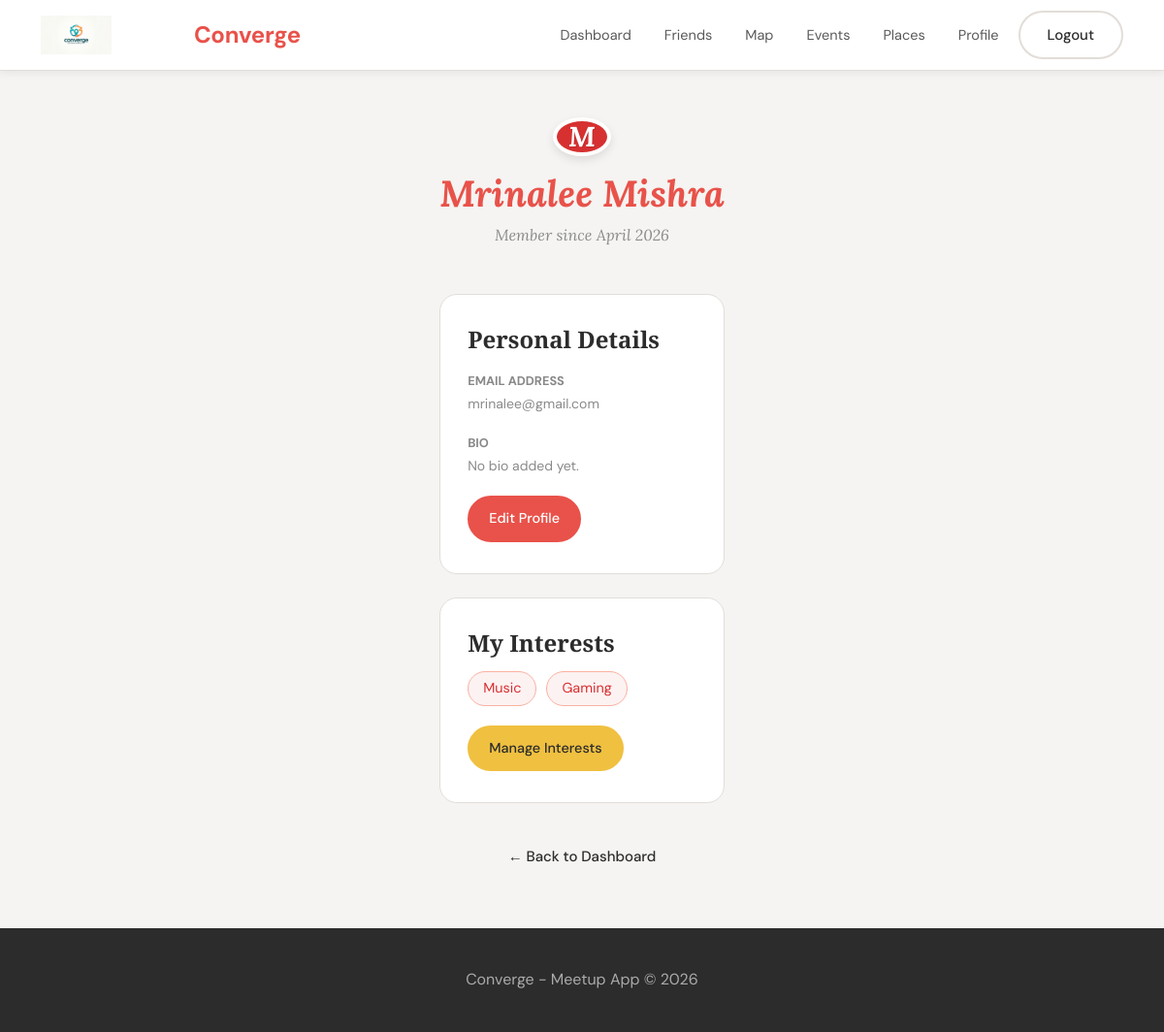
The app's page /user/profile.php (signed in) with its own data.
### tables this page shows
CREATE TABLE `users` (
  `id` int NOT NULL AUTO_INCREMENT,
  `name` varchar(100) DEFAULT NULL,
  `email` varchar(100) DEFAULT NULL,
  `password` varchar(255) DEFAULT NULL,
  `created_at` timestamp NULL DEFAULT CURRENT_TIMESTAMP,
  PRIMARY KEY (`id`),
  UNIQUE KEY `email` (`email`)
);

CREATE TABLE `interests` (
  `id` int NOT NULL AUTO_INCREMENT,
  PRIMARY KEY (`id`),
  `interest_name` varchar(100) DEFAULT NULL
);

### user/profile.php (the view, shortened to what this page needs)
<?php
include("../config/db.php");
$user_id = $_SESSION["user_id"];
$sql = "SELECT * FROM users WHERE id = ?";
$stmt = $conn->prepare($sql);
$stmt->bind_param("i", $user_id);
$stmt->execute();
$result = $stmt->get_result();
$user = $result->fetch_assoc();
$interest_sql = "
    SELECT i.interest_name
    FROM user_interests ui
    JOIN interests i ON ui.interest_id = i.id
    WHERE ui.user_id = ?
";
$i_stmt = $conn->prepare($interest_sql);
$i_stmt->bind_param("i", $user_id);
$i_stmt->execute();
$interests_result = $i_stmt->get_result();
?>
<!DOCTYPE html>
<html lang="en">
<head>
    <link rel="stylesheet" href="../style1.css">
</head>
<body>
<?php
require_once '../includes/header.php';
?>
<main class="dashboard-page">
    <div class="hero-content" style="text-align: center; margin-bottom: 40px;">
                <div class="profile-placeholder" style="width:60px; height:40px; font-size:1.5rem; margin: 0 auto 15px; background: #d63031;">
                 <span class="avatar-letter"><?php echo strtoupper(substr($user['name'], 0, 1)); ?></span>
                </div>
        <h1 class="page-title"><em><?php echo htmlspecialchars($user['name']); ?></em></h1>
        <p class="page-subtitle">Member since <?php echo date('F Y', strtotime($user['created_at'] ?? 'now')); ?></p>
    </div>
    <div class="dashboard-grid">
        <div class="dash-card">
            <h2 class="section-title" style="font-size: 1.5rem; margin-top: 0;">Personal Details</h2>
            <div class="info-group">
                <label style="font-weight: bold; color: #888; font-size: 0.8rem; text-transform: uppercase;">Email Address</label>
                <p style="margin-bottom: 15px;"><?php echo htmlspecialchars($user['email']); ?></p>
            </div>
            <div class="info-group">
                <label style="font-weight: bold; color: #888; font-size: 0.8rem; text-transform: uppercase;">Bio</label>
                <p><?php echo htmlspecialchars($user['bio'] ?? 'No bio added yet.'); ?></p>
            </div>
            <div style="margin-top: 20px;">
                <a href="edit_profile.php" class="btn btn-primary" style="padding: 10px 20px; font-size: 0.9rem;">Edit Profile</a>
            </div>
        </div>
        <div class="dash-card">
            <h2 class="section-title" style="font-size: 1.5rem; margin-top: 0;">My Interests</h2>
            <div class="interests-tags" style="display: flex; flex-wrap: wrap; gap: 10px;">
                <?php if ($interests_result->num_rows > 0): ?>
                    <?php while($row = $interests_result->fetch_assoc()): ?>
                        <span style="background: #fdf2f2; color: #d63031; padding: 5px 15px; border-radius: 20px; border: 1px solid #fab1a0; font-size: 0.9rem;">
                            <?php echo htmlspecialchars($row['interest_name']); ?>
                        </span>
                    <?php endwhile; ?>
                <?php else: ?>
                    <p>No interests selected.</p>
                <?php endif; ?>
            </div>
            <div style="margin-top: 20px;">
                <a href="interests.php" class="btn btn-gold" style="padding: 10px 20px; font-size: 0.9rem;">Manage Interests</a>
            </div>
        </div>
    </div>
    <div style="text-align: center; margin-top: 30px;">
        <a href="dashboard.php" class="btn btn-secondary">← Back to Dashboard</a>
    </div>
</main>
<?php require_once '../includes/footer.php'; ?>
</body>
</html>

### style1.css (style rules this page uses)
:root { --red: #E8524A; --red-dark: #C8403A; --red-light: #FBEAE9; --gold: #F0C040; --gold-dark: #C9980A; --gold-light: #FDF6DC; --dark: #2C2C2C; --mid: #5A5A5A; --muted: #8A8A8A; --bg: #F5F4F2; --white: #FFFFFF; --border: #E2DDD8; --header-h: 72px; --radius: 10px; --radius-lg: 18px; --shadow-sm: 0 2px 8px rgba(44,44,44,.08); --shadow-md: 0 6px 24px rgba(44,44,44,.12); --shadow-lg: 0 16px 48px rgba(44,44,44,.15); --transition: .22s cubic-bezier(.4,0,.2,1); }
*, *::before, *::after { box-sizing: border-box; margin: 0; padding: 0; }
html { scroll-behavior: smooth; }
body { font-family: 'DM Sans', sans-serif; font-size: 16px; color: var(--dark); background: var(--bg); line-height: 1.65; min-height: 100vh; display: flex; flex-direction: column; }
main { flex: 1; }
a { color: inherit; text-decoration: none; transition: color var(--transition); }
h1, h2, h3, h4, h5 { font-family: 'Playfair Display', Georgia, serif; line-height: 1.2; color: var(--dark); }
em { font-family: 'Lora', Georgia, serif; font-style: italic; color: var(--red); }
p { font-family: 'DM Sans', sans-serif; }
.btn { display: inline-block; padding: 11px 28px; border-radius: 50px; font-family: 'DM Sans', sans-serif; font-size: 15px; font-weight: 500; cursor: pointer; border: 2px solid transparent; transition: all var(--transition); text-align: center; white-space: nowrap; text-decoration: none; }
.btn-primary { background: var(--red); color: var(--white); border-color: var(--red); }
.btn-gold { background: var(--gold); color: var(--dark); border-color: var(--gold); }
.hero-content { max-width:700px; text-align:center; }
.btn { padding:12px 28px; border-radius:6px; text-decoration:none; font-weight:600; }
.btn-primary { background:#ef4444; color:white; }
.btn-gold { background:#fbbf24; color:black; }
.hero-content { position: relative; z-index: 2; max-width: 600px; }
.section-title { font-family: 'Playfair Display', Georgia, serif; font-size: clamp(32px, 4vw, 48px); color: var(--dark); margin-bottom: 14px; }
.dashboard-page { max-width: 1180px; margin: 0 auto; padding: 48px 32px; }
.page-title { font-family: 'Playfair Display', Georgia, serif; font-size: 38px; font-weight: 900; margin-bottom: 6px; }
.page-subtitle { font-family: 'Lora', Georgia, serif; font-style: italic; font-size: 16px; color: var(--muted); margin-bottom: 48px; }
.dashboard-grid { display: grid; grid-template-columns: repeat(auto-fit, minmax(260px, 1fr)); gap: 24px; }
.dash-card { background: var(--white); border: 1.5px solid var(--border); border-radius: var(--radius-lg); padding: 32px 28px; text-decoration: none; color: inherit; transition: all var(--transition); display: block; }
.dash-card p { font-size: 14px; color: var(--muted); line-height: 1.6; }
.profile-img-large, .profile-placeholder { width: 120px; height: 120px; border-radius: 50%; object-fit: cover; border: 4px solid #fff; box-shadow: 0 4px 10px rgba(0,0,0,0.1); }
.profile-placeholder { background: #d63031; color: white; display: flex; align-items: center; justify-content: center; font-size: 3rem; font-weight: bold; }
.avatar-letter { font-family: 'Lora', serif; font-size: 1.8rem; font-style: italic; text-shadow: 1px 1px 0px rgba(0,0,0,0.1); line-height: 1; }

### records on screen
users: name "M", name "Mrinalee Mishra", created_at "April 2026", email "mrinalee@gmail.com"
interests: interest_name "Music"
interests: interest_name "Gaming"

### other values on screen
$_SESSION['username'] "Profile"
$user['bio'] "No bio added yet."
